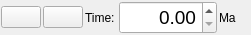
<ui version="4.0" >
 <class>TimeControlWidget</class>
 <widget class="QWidget" name="TimeControlWidget" >
  <property name="geometry" >
   <rect>
    <x>0</x>
    <y>0</y>
    <width>251</width>
    <height>35</height>
   </rect>
  </property>
  <property name="windowTitle" >
   <string>Form</string>
  </property>
  <layout class="QHBoxLayout" >
   <property name="spacing" >
    <number>2</number>
   </property>
   <property name="leftMargin" >
    <number>1</number>
   </property>
   <property name="topMargin" >
    <number>1</number>
   </property>
   <property name="rightMargin" >
    <number>1</number>
   </property>
   <property name="bottomMargin" >
    <number>1</number>
   </property>
   <item>
    <widget class="QPushButton" name="button_reconstruction_increment" >
     <property name="toolTip" >
      <string>Step backwards one frame  Ctrl+Shift+I</string>
     </property>
     <property name="icon" >
      <iconset resource="../qt-resources/qt_resources.qrc" >:/gnome_seek_backward_22.png</iconset>
     </property>
     <property name="iconSize" >
      <size>
       <width>22</width>
       <height>22</height>
      </size>
     </property>
     <property name="autoRepeat" >
      <bool>true</bool>
     </property>
     <property name="autoRepeatInterval" >
      <number>200</number>
     </property>
    </widget>
   </item>
   <item>
    <widget class="QPushButton" name="button_reconstruction_decrement" >
     <property name="toolTip" >
      <string>Step forwards one frame  Ctrl+I</string>
     </property>
     <property name="icon" >
      <iconset resource="../qt-resources/qt_resources.qrc" >:/gnome_seek_forward_22.png</iconset>
     </property>
     <property name="iconSize" >
      <size>
       <width>22</width>
       <height>22</height>
      </size>
     </property>
     <property name="autoRepeat" >
      <bool>true</bool>
     </property>
     <property name="autoRepeatInterval" >
      <number>200</number>
     </property>
     <property name="flat" >
      <bool>false</bool>
     </property>
    </widget>
   </item>
   <item>
    <widget class="QLabel" name="label_time" >
     <property name="text" >
      <string>Time:</string>
     </property>
     <property name="buddy" >
      <cstring>spinbox_current_time</cstring>
     </property>
    </widget>
   </item>
   <item>
    <widget class="GPlatesQtWidgets::ReconstructionTimeSpinBox" name="spinbox_current_time" >
     <property name="sizePolicy" >
      <sizepolicy vsizetype="Preferred" hsizetype="Fixed" >
       <horstretch>0</horstretch>
       <verstretch>0</verstretch>
      </sizepolicy>
     </property>
     <property name="minimumSize" >
      <size>
       <width>90</width>
       <height>0</height>
      </size>
     </property>
     <property name="font" >
      <font>
       <pointsize>14</pointsize>
       <weight>50</weight>
       <bold>false</bold>
      </font>
     </property>
     <property name="toolTip" >
      <string>Set reconstruction time  Ctrl+T. Arrows step to the next 10 Ma multiple; type any age.</string>
     </property>
     <property name="alignment" >
      <set>Qt::AlignRight|Qt::AlignTrailing|Qt::AlignVCenter</set>
     </property>
     <property name="maximum" >
      <double>9999.000000000000000</double>
     </property>
    </widget>
   </item>
   <item>
    <widget class="QLabel" name="label_reconstruction_unit" >
     <property name="text" >
      <string>Ma </string>
     </property>
    </widget>
   </item>
  </layout>
 </widget>
 <customwidgets>
  <customwidget>
   <class>GPlatesQtWidgets::ReconstructionTimeSpinBox</class>
   <extends>QDoubleSpinBox</extends>
   <header>qt-widgets/ReconstructionTimeSpinBox.h</header>
  </customwidget>
 </customwidgets>
 <resources>
  <include location="../qt-resources/qt_resources.qrc" />
 </resources>
 <connections/>
</ui>
